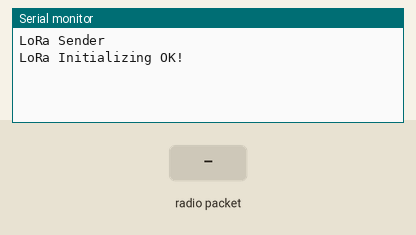
A program run on a simulated ESP32. On the bench: the last lines printed to the serial monitor. The test bench sets the inputs (shaded band). No radio packets arrive unless stated.

Above: at 1.2 s.
1.3 s: radio packet "1" arrives
At 3.5 s:
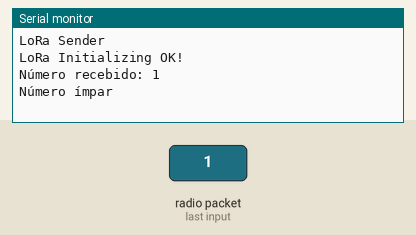
3.8 s: radio packet "90" arrives
At 5.5 s:
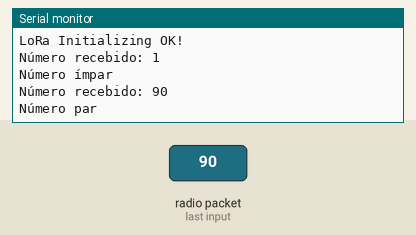

Measured:
- after the input at 1.3 s, the serial monitor: prints a new line after 1.0 s (image 1)
- after the input at 3.8 s, the serial monitor: prints a new line after 1.0 s (image 2)

The program:

main.cpp
```cpp
#include <Arduino.h>
#include <SPI.h>
#include <LoRa.h>
// define the pins used by the transceiver module
#define ss 5
#define rst 14
#define dio0 2

int counter = 0;

void setup()
{
  // initialize Serial Monitor
  Serial.begin(115200);
  Serial.println("LoRa Sender");

  // setup LoRa transceiver module
  LoRa.setPins(ss, rst, dio0);
  while (!LoRa.begin(433E6))
  {
    Serial.println(".");
    delay(500);
  }
  // Change sync word (0xF3) to match the receiver
  // The sync word assures you don't get LoRa messages from other LoRa transceivers
  // ranges from 0-0xFF
  // LoRa.setSyncWord(0xF3);
  Serial.println("LoRa Initializing OK!");
}

String LoRaData;
void loop()
{
  // try to parse packet
  int packetSize = LoRa.parsePacket();
  if (packetSize)
  {
    // read packet
    while (LoRa.available())
    {
      LoRaData = LoRa.readString();
      Serial.print("Número recebido: ");
      Serial.println(LoRaData);
    }
    if ((LoRaData.toInt() % 2) == 1)
    {
      Serial.println("Número ímpar");
    }
    else
    {
      Serial.println("Número par");
    }
    LoRaData = "";
  }
}
```
